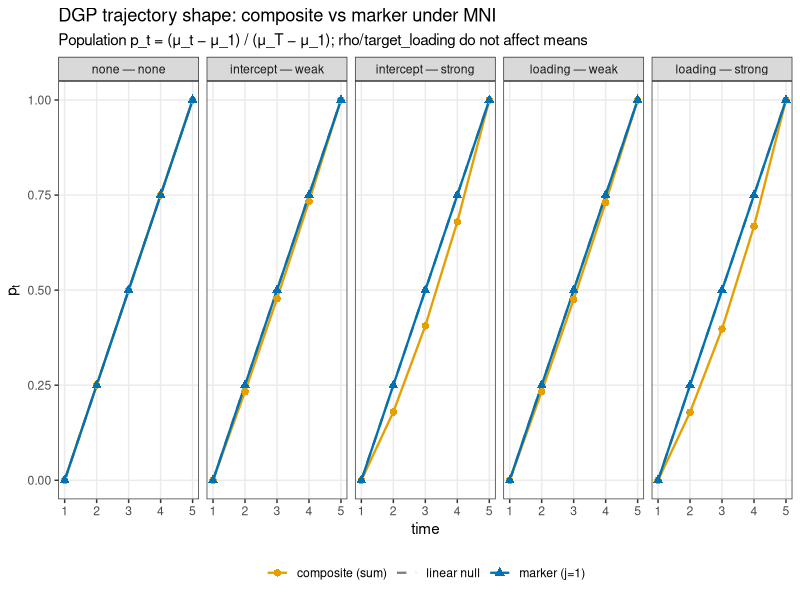
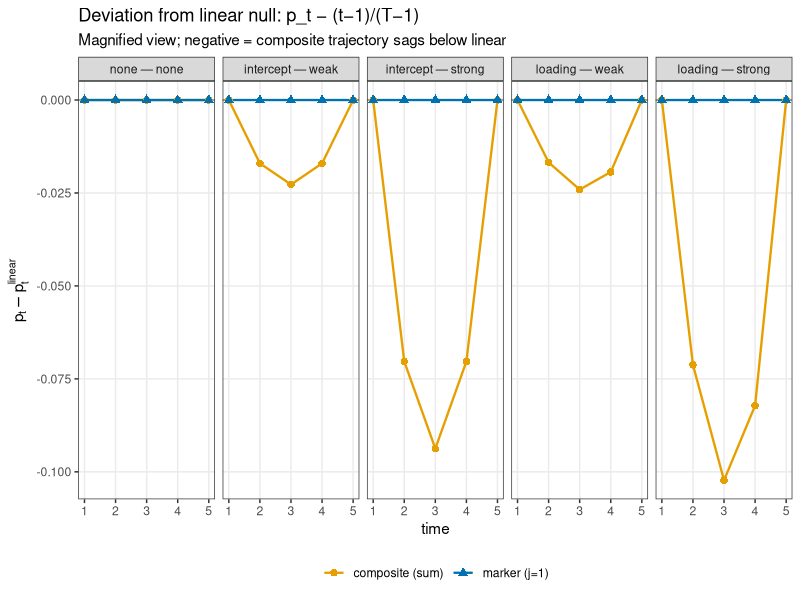

Write the R code that produced these figures, in order.
## DGP-only trajectory shape plot
## Path 1 from B+C discussion: composite (sum) vs marker (j=1) population
## mean trajectories under each MNI condition, normalized to p_t in [0,1].

library(ggplot2)
library(dplyr)
library(tidyr)

## --- Design (from function_new.R) ---
TT <- 5; J <- 5
mu_alpha <- 1; mu_beta <- 0.125
tau_un <- 1; lambda_un <- 1
t_idx <- 0:(TT - 1)
u <- t_idx / (TT - 1)
drift_t <- u^2

mni_grid <- list(
  list(loc = "none",      sz = "none",   n = 0, d_tau = 0,    d_lam = 0),
  list(loc = "intercept", sz = "weak",   n = 1, d_tau = 0.25, d_lam = 0),
  list(loc = "intercept", sz = "strong", n = 3, d_tau = 0.50, d_lam = 0),
  list(loc = "loading",   sz = "weak",   n = 1, d_tau = 0,    d_lam = 0.15),
  list(loc = "loading",   sz = "strong", n = 3, d_tau = 0,    d_lam = 0.30)
)

## --- Per-condition trajectory ---
traj <- function(spec) {
  tau_mat <- matrix(tau_un,   nrow = J, ncol = TT)
  lam_mat <- matrix(lambda_un, nrow = J, ncol = TT)
  if (spec$n > 0) {
    noninv <- tail(seq_len(J), spec$n)
    for (t in seq_len(TT)) {
      tau_mat[noninv, t] <- tau_un + spec$d_tau * drift_t[t]
      lam_mat[noninv, t] <- lambda_un + spec$d_lam * drift_t[t]
    }
  }
  E_eta <- mu_alpha + t_idx * mu_beta
  E_St  <- colSums(tau_mat) + colSums(lam_mat) * E_eta   # composite (sum)
  E_y1  <- tau_mat[1, ] + lam_mat[1, ] * E_eta            # marker j=1

  p_norm <- function(x) (x - x[1]) / (x[TT] - x[1])
  data.frame(
    mni_location = spec$loc,
    mni_size     = spec$sz,
    t            = seq_len(TT),
    p_composite  = p_norm(E_St),
    p_marker     = p_norm(E_y1),
    p_linear     = u
  )
}

df <- bind_rows(lapply(mni_grid, traj))

df_long <- df |>
  pivot_longer(c(p_composite, p_marker, p_linear),
               names_to = "series", values_to = "p") |>
  mutate(
    series = recode(series,
                    p_composite = "composite (sum)",
                    p_marker    = "marker (j=1)",
                    p_linear    = "linear null"),
    cond = factor(paste(mni_location, mni_size, sep = " — "),
                  levels = c("none — none",
                             "intercept — weak", "intercept — strong",
                             "loading — weak",   "loading — strong"))
  )

## --- Plot ---
p <- ggplot(df_long, aes(t, p, color = series, linetype = series, shape = series)) +
  geom_line(linewidth = 0.8) +
  geom_point(size = 2.2) +
  facet_wrap(~ cond, nrow = 1) +
  scale_color_manual(values = c("composite (sum)" = "#E69F00",
                                "marker (j=1)"    = "#0072B2",
                                "linear null"     = "grey50")) +
  scale_linetype_manual(values = c("composite (sum)" = "solid",
                                   "marker (j=1)"    = "solid",
                                   "linear null"     = "dashed")) +
  scale_shape_manual(values = c("composite (sum)" = 16,
                                "marker (j=1)"    = 17,
                                "linear null"     = NA)) +
  scale_x_continuous(breaks = 1:TT) +
  labs(
    title    = "DGP trajectory shape: composite vs marker under MNI",
    subtitle = "Population p_t = (μ_t − μ_1) / (μ_T − μ_1); rho/target_loading do not affect means",
    x = "time", y = expression(p[t]),
    color = NULL, linetype = NULL, shape = NULL
  ) +
  theme_bw(base_size = 11) +
  theme(legend.position = "bottom",
        panel.grid.minor = element_blank())

ggsave("/Users/hazel/Desktop/dgp_trajectory_shape.png",
       p, width = 13, height = 4, dpi = 150)

## --- Companion: deviation from linear null (magnified) ---
df_dev <- df |>
  mutate(dev_composite = p_composite - p_linear,
         dev_marker    = p_marker    - p_linear) |>
  pivot_longer(c(dev_composite, dev_marker),
               names_to = "series", values_to = "dev") |>
  mutate(
    series = recode(series,
                    dev_composite = "composite (sum)",
                    dev_marker    = "marker (j=1)"),
    cond = factor(paste(mni_location, mni_size, sep = " — "),
                  levels = c("none — none",
                             "intercept — weak", "intercept — strong",
                             "loading — weak",   "loading — strong"))
  )

p2 <- ggplot(df_dev, aes(t, dev, color = series, shape = series)) +
  geom_hline(yintercept = 0, linetype = "dashed", color = "grey50") +
  geom_line(linewidth = 0.8) +
  geom_point(size = 2.2) +
  facet_wrap(~ cond, nrow = 1) +
  scale_color_manual(values = c("composite (sum)" = "#E69F00",
                                "marker (j=1)"    = "#0072B2")) +
  scale_x_continuous(breaks = 1:TT) +
  labs(
    title    = "Deviation from linear null: p_t − (t−1)/(T−1)",
    subtitle = "Magnified view; negative = composite trajectory sags below linear",
    x = "time", y = expression(p[t] - p[t]^{linear}),
    color = NULL, shape = NULL
  ) +
  theme_bw(base_size = 11) +
  theme(legend.position = "bottom",
        panel.grid.minor = element_blank())

ggsave("/Users/hazel/Desktop/dgp_trajectory_deviation.png",
       p2, width = 13, height = 4, dpi = 150)

print(df)
cat("\nSaved: ~/Desktop/dgp_trajectory_shape.png\n")
cat("Saved: ~/Desktop/dgp_trajectory_deviation.png\n")
